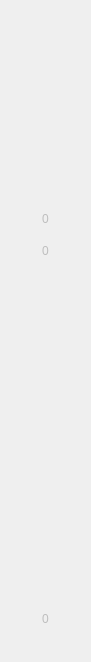
   <widget class="QWidget" name="gridLayoutWidget_6">
    <property name="geometry">
     <rect>
      <x>290</x>
      <y>40</y>
      <width>71</width>
      <height>601</height>
     </rect>
    </property>
    <layout class="QGridLayout" name="Cgrid">
     <property name="sizeConstraint">
      <enum>QLayout::SetDefaultConstraint</enum>
     </property>
     <property name="spacing">
      <number>0</number>
     </property>
     <item row="16" column="0">
      <widget class="QPushButton" name="C17">
       <property name="sizePolicy">
        <sizepolicy hsizetype="Fixed" vsizetype="Fixed">
         <horstretch>0</horstretch>
         <verstretch>0</verstretch>
        </sizepolicy>
       </property>
       <property name="minimumSize">
        <size>
         <width>69</width>
         <height>32</height>
        </size>
       </property>
       <property name="maximumSize">
        <size>
         <width>69</width>
         <height>32</height>
        </size>
       </property>
       <property name="text">
        <string> </string>
       </property>
       <property name="flat">
        <bool>true</bool>
       </property>
      </widget>
     </item>
     <item row="12" column="0">
      <widget class="QPushButton" name="C13">
       <property name="sizePolicy">
        <sizepolicy hsizetype="Fixed" vsizetype="Fixed">
         <horstretch>0</horstretch>
         <verstretch>0</verstretch>
        </sizepolicy>
       </property>
       <property name="minimumSize">
        <size>
         <width>69</width>
         <height>32</height>
        </size>
       </property>
       <property name="maximumSize">
        <size>
         <width>69</width>
         <height>32</height>
        </size>
       </property>
       <property name="text">
        <string> </string>
       </property>
       <property name="flat">
        <bool>true</bool>
       </property>
      </widget>
     </item>
     <item row="13" column="0">
      <widget class="QPushButton" name="C14">
       <property name="sizePolicy">
        <sizepolicy hsizetype="Fixed" vsizetype="Fixed">
         <horstretch>0</horstretch>
         <verstretch>0</verstretch>
        </sizepolicy>
       </property>
       <property name="minimumSize">
        <size>
         <width>69</width>
         <height>32</height>
        </size>
       </property>
       <property name="maximumSize">
        <size>
         <width>69</width>
         <height>32</height>
        </size>
       </property>
       <property name="text">
        <string> </string>
       </property>
       <property name="flat">
        <bool>true</bool>
       </property>
      </widget>
     </item>
     <item row="8" column="0">
      <widget class="QPushButton" name="C9">
       <property name="sizePolicy">
        <sizepolicy hsizetype="Fixed" vsizetype="Fixed">
         <horstretch>0</horstretch>
         <verstretch>0</verstretch>
        </sizepolicy>
       </property>
       <property name="minimumSize">
        <size>
         <width>69</width>
         <height>32</height>
        </size>
       </property>
       <property name="maximumSize">
        <size>
         <width>69</width>
         <height>32</height>
        </size>
       </property>
       <property name="text">
        <string> </string>
       </property>
       <property name="flat">
        <bool>true</bool>
       </property>
      </widget>
     </item>
     <item row="14" column="0">
      <widget class="QPushButton" name="C15">
       <property name="sizePolicy">
        <sizepolicy hsizetype="Fixed" vsizetype="Fixed">
         <horstretch>0</horstretch>
         <verstretch>0</verstretch>
        </sizepolicy>
       </property>
       <property name="minimumSize">
        <size>
         <width>69</width>
         <height>32</height>
        </size>
       </property>
       <property name="maximumSize">
        <size>
         <width>69</width>
         <height>32</height>
        </size>
       </property>
       <property name="text">
        <string> </string>
       </property>
       <property name="flat">
        <bool>true</bool>
       </property>
      </widget>
     </item>
     <item row="17" column="0">
      <widget class="QPushButton" name="C18">
       <property name="sizePolicy">
        <sizepolicy hsizetype="Fixed" vsizetype="Fixed">
         <horstretch>0</horstretch>
         <verstretch>0</verstretch>
        </sizepolicy>
       </property>
       <property name="minimumSize">
        <size>
         <width>69</width>
         <height>32</height>
        </size>
       </property>
       <property name="maximumSize">
        <size>
         <width>69</width>
         <height>32</height>
        </size>
       </property>
       <property name="text">
        <string> </string>
       </property>
       <property name="flat">
        <bool>true</bool>
       </property>
      </widget>
     </item>
     <item row="1" column="0">
      <widget class="QPushButton" name="C2">
       <property name="sizePolicy">
        <sizepolicy hsizetype="Fixed" vsizetype="Fixed">
         <horstretch>0</horstretch>
         <verstretch>0</verstretch>
        </sizepolicy>
       </property>
       <property name="minimumSize">
        <size>
         <width>69</width>
         <height>32</height>
        </size>
       </property>
       <property name="maximumSize">
        <size>
         <width>69</width>
         <height>32</height>
        </size>
       </property>
       <property name="text">
        <string> </string>
       </property>
       <property name="flat">
        <bool>true</bool>
       </property>
      </widget>
     </item>
     <item row="18" column="0" rowspan="2">
      <widget class="QPushButton" name="C19">
       <property name="enabled">
        <bool>false</bool>
       </property>
       <property name="sizePolicy">
        <sizepolicy hsizetype="Fixed" vsizetype="Fixed">
         <horstretch>0</horstretch>
         <verstretch>0</verstretch>
        </sizepolicy>
       </property>
       <property name="minimumSize">
        <size>
         <width>69</width>
         <height>64</height>
        </size>
       </property>
       <property name="maximumSize">
        <size>
         <width>69</width>
         <height>64</height>
        </size>
       </property>
       <property name="text">
        <string>0</string>
       </property>
       <property name="flat">
        <bool>true</bool>
       </property>
      </widget>
     </item>
     <item row="4" column="0">
      <widget class="QPushButton" name="C5">
       <property name="sizePolicy">
        <sizepolicy hsizetype="Fixed" vsizetype="Fixed">
         <horstretch>0</horstretch>
         <verstretch>0</verstretch>
        </sizepolicy>
       </property>
       <property name="minimumSize">
        <size>
         <width>69</width>
         <height>32</height>
        </size>
       </property>
       <property name="maximumSize">
        <size>
         <width>69</width>
         <height>32</height>
        </size>
       </property>
       <property name="text">
        <string> </string>
       </property>
       <property name="flat">
        <bool>true</bool>
       </property>
      </widget>
     </item>
     <item row="2" column="0">
      <widget class="QPushButton" name="C3">
       <property name="sizePolicy">
        <sizepolicy hsizetype="Fixed" vsizetype="Fixed">
         <horstretch>0</horstretch>
         <verstretch>0</verstretch>
        </sizepolicy>
       </property>
       <property name="minimumSize">
        <size>
         <width>69</width>
         <height>32</height>
        </size>
       </property>
       <property name="maximumSize">
        <size>
         <width>69</width>
         <height>32</height>
        </size>
       </property>
       <property name="text">
        <string> </string>
       </property>
       <property name="flat">
        <bool>true</bool>
       </property>
      </widget>
     </item>
     <item row="10" column="0">
      <widget class="QPushButton" name="C11">
       <property name="sizePolicy">
        <sizepolicy hsizetype="Fixed" vsizetype="Fixed">
         <horstretch>0</horstretch>
         <verstretch>0</verstretch>
        </sizepolicy>
       </property>
       <property name="minimumSize">
        <size>
         <width>69</width>
         <height>32</height>
        </size>
       </property>
       <property name="maximumSize">
        <size>
         <width>69</width>
         <height>32</height>
        </size>
       </property>
       <property name="text">
        <string> </string>
       </property>
       <property name="flat">
        <bool>true</bool>
       </property>
      </widget>
     </item>
     <item row="5" column="0">
      <widget class="QPushButton" name="C6">
       <property name="sizePolicy">
        <sizepolicy hsizetype="Fixed" vsizetype="Fixed">
         <horstretch>0</horstretch>
         <verstretch>0</verstretch>
        </sizepolicy>
       </property>
       <property name="minimumSize">
        <size>
         <width>69</width>
         <height>32</height>
        </size>
       </property>
       <property name="maximumSize">
        <size>
         <width>69</width>
         <height>32</height>
        </size>
       </property>
       <property name="text">
        <string> </string>
       </property>
       <property name="flat">
        <bool>true</bool>
       </property>
      </widget>
     </item>
     <item row="9" column="0">
      <widget class="QPushButton" name="C10">
       <property name="sizePolicy">
        <sizepolicy hsizetype="Fixed" vsizetype="Fixed">
         <horstretch>0</horstretch>
         <verstretch>0</verstretch>
        </sizepolicy>
       </property>
       <property name="minimumSize">
        <size>
         <width>69</width>
         <height>32</height>
        </size>
       </property>
       <property name="maximumSize">
        <size>
         <width>69</width>
         <height>32</height>
        </size>
       </property>
       <property name="text">
        <string> </string>
       </property>
       <property name="flat">
        <bool>true</bool>
       </property>
      </widget>
     </item>
     <item row="11" column="0">
      <widget class="QPushButton" name="C12">
       <property name="sizePolicy">
        <sizepolicy hsizetype="Fixed" vsizetype="Fixed">
         <horstretch>0</horstretch>
         <verstretch>0</verstretch>
        </sizepolicy>
       </property>
       <property name="minimumSize">
        <size>
         <width>69</width>
         <height>32</height>
        </size>
       </property>
       <property name="maximumSize">
        <size>
         <width>69</width>
         <height>32</height>
        </size>
       </property>
       <property name="text">
        <string> </string>
       </property>
       <property name="flat">
        <bool>true</bool>
       </property>
      </widget>
     </item>
     <item row="6" column="0">
      <widget class="QPushButton" name="C7">
       <property name="enabled">
        <bool>false</bool>
       </property>
       <property name="sizePolicy">
        <sizepolicy hsizetype="Fixed" vsizetype="Fixed">
         <horstretch>0</horstretch>
         <verstretch>0</verstretch>
        </sizepolicy>
       </property>
       <property name="minimumSize">
        <size>
         <width>69</width>
         <height>32</height>
        </size>
       </property>
       <property name="maximumSize">
        <size>
         <width>69</width>
         <height>32</height>
        </size>
       </property>
       <property name="text">
        <string>0</string>
       </property>
       <property name="flat">
        <bool>true</bool>
       </property>
      </widget>
     </item>
     <item row="7" column="0">
      <widget class="QPushButton" name="C8">
       <property name="enabled">
        <bool>false</bool>
       </property>
       <property name="sizePolicy">
        <sizepolicy hsizetype="Fixed" vsizetype="Fixed">
         <horstretch>0</horstretch>
         <verstretch>0</verstretch>
        </sizepolicy>
       </property>
       <property name="minimumSize">
        <size>
         <width>69</width>
         <height>32</height>
        </size>
       </property>
       <property name="maximumSize">
        <size>
         <width>69</width>
         <height>32</height>
        </size>
       </property>
       <property name="text">
        <string>0</string>
       </property>
       <property name="flat">
        <bool>true</bool>
       </property>
      </widget>
     </item>
     <item row="3" column="0">
      <widget class="QPushButton" name="C4">
       <property name="sizePolicy">
        <sizepolicy hsizetype="Fixed" vsizetype="Fixed">
         <horstretch>0</horstretch>
         <verstretch>0</verstretch>
        </sizepolicy>
       </property>
       <property name="minimumSize">
        <size>
         <width>69</width>
         <height>32</height>
        </size>
       </property>
       <property name="maximumSize">
        <size>
         <width>69</width>
         <height>32</height>
        </size>
       </property>
       <property name="text">
        <string> </string>
       </property>
       <property name="flat">
        <bool>true</bool>
       </property>
      </widget>
     </item>
     <item row="15" column="0">
      <widget class="QPushButton" name="C16">
       <property name="sizePolicy">
        <sizepolicy hsizetype="Fixed" vsizetype="Fixed">
         <horstretch>0</horstretch>
         <verstretch>0</verstretch>
        </sizepolicy>
       </property>
       <property name="minimumSize">
        <size>
         <width>69</width>
         <height>32</height>
        </size>
       </property>
       <property name="maximumSize">
        <size>
         <width>69</width>
         <height>32</height>
        </size>
       </property>
       <property name="text">
        <string> </string>
       </property>
       <property name="flat">
        <bool>true</bool>
       </property>
      </widget>
     </item>
     <item row="0" column="0">
      <widget class="QPushButton" name="C1">
       <property name="sizePolicy">
        <sizepolicy hsizetype="Fixed" vsizetype="Fixed">
         <horstretch>0</horstretch>
         <verstretch>0</verstretch>
        </sizepolicy>
       </property>
       <property name="minimumSize">
        <size>
         <width>69</width>
         <height>32</height>
        </size>
       </property>
       <property name="maximumSize">
        <size>
         <width>69</width>
         <height>32</height>
        </size>
       </property>
       <property name="text">
        <string> </string>
       </property>
       <property name="flat">
        <bool>true</bool>
       </property>
      </widget>
     </item>
    </layout>
   </widget>
